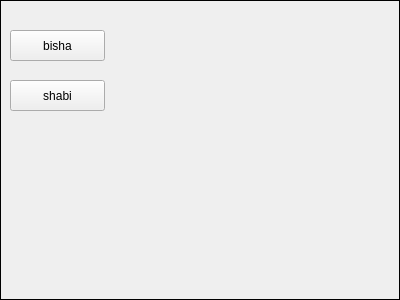
<?xml version="1.0" encoding="UTF-8"?>
<ui version="4.0">
 <class>DataTransferStateFrame</class>
 <widget class="QFrame" name="DataTransferStateFrame">
  <property name="geometry">
   <rect>
    <x>0</x>
    <y>0</y>
    <width>400</width>
    <height>300</height>
   </rect>
  </property>
  <property name="styleSheet">
   <string notr="true"/>
  </property>
  <property name="frameShape">
   <enum>QFrame::Box</enum>
  </property>
  <property name="frameShadow">
   <enum>QFrame::Plain</enum>
  </property>
  <widget class="QPushButton" name="pushButton">
   <property name="geometry">
    <rect>
     <x>10</x>
     <y>80</y>
     <width>95</width>
     <height>31</height>
    </rect>
   </property>
   <property name="text">
    <string>shabi</string>
   </property>
  </widget>
  <widget class="QPushButton" name="pushButton_2">
   <property name="geometry">
    <rect>
     <x>10</x>
     <y>30</y>
     <width>95</width>
     <height>31</height>
    </rect>
   </property>
   <property name="text">
    <string>bisha</string>
   </property>
  </widget>
 </widget>
 <resources/>
 <connections/>
</ui>
